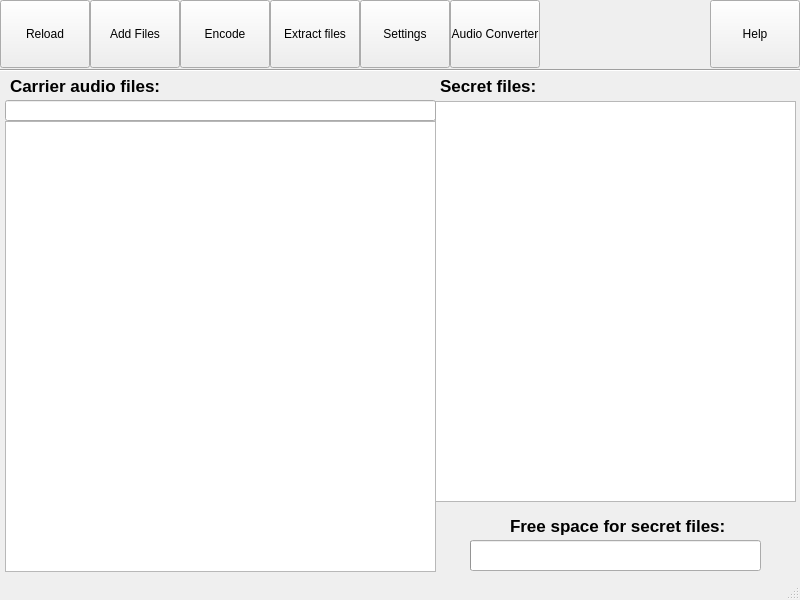
<?xml version="1.0" encoding="UTF-8"?>
<ui version="4.0">
 <class>MainWindow</class>
 <widget class="QMainWindow" name="MainWindow">
  <property name="geometry">
   <rect>
    <x>0</x>
    <y>0</y>
    <width>800</width>
    <height>600</height>
   </rect>
  </property>
  <property name="windowTitle">
   <string>Steghide-GUI</string>
  </property>
  <widget class="QWidget" name="centralWidget">
   <widget class="QToolButton" name="ReloadButton">
    <property name="geometry">
     <rect>
      <x>0</x>
      <y>0</y>
      <width>90</width>
      <height>68</height>
     </rect>
    </property>
    <property name="text">
     <string>Reload</string>
    </property>
    <property name="icon">
     <iconset resource="imageresources.qrc">
      <normaloff>:/resources/images/reload.png</normaloff>:/resources/images/reload.png</iconset>
    </property>
    <property name="iconSize">
     <size>
      <width>100</width>
      <height>40</height>
     </size>
    </property>
    <property name="toolButtonStyle">
     <enum>Qt::ToolButtonTextUnderIcon</enum>
    </property>
   </widget>
   <widget class="QToolButton" name="AddFilesButton">
    <property name="geometry">
     <rect>
      <x>90</x>
      <y>0</y>
      <width>90</width>
      <height>68</height>
     </rect>
    </property>
    <property name="text">
     <string>Add Files</string>
    </property>
    <property name="icon">
     <iconset resource="imageresources.qrc">
      <normaloff>:/resources/images/add.png</normaloff>:/resources/images/add.png</iconset>
    </property>
    <property name="iconSize">
     <size>
      <width>100</width>
      <height>40</height>
     </size>
    </property>
    <property name="toolButtonStyle">
     <enum>Qt::ToolButtonTextUnderIcon</enum>
    </property>
   </widget>
   <widget class="QToolButton" name="EncodeButton">
    <property name="geometry">
     <rect>
      <x>180</x>
      <y>0</y>
      <width>90</width>
      <height>68</height>
     </rect>
    </property>
    <property name="text">
     <string>Encode</string>
    </property>
    <property name="icon">
     <iconset resource="imageresources.qrc">
      <normaloff>:/resources/images/encode.png</normaloff>:/resources/images/encode.png</iconset>
    </property>
    <property name="iconSize">
     <size>
      <width>100</width>
      <height>40</height>
     </size>
    </property>
    <property name="toolButtonStyle">
     <enum>Qt::ToolButtonTextUnderIcon</enum>
    </property>
   </widget>
   <widget class="QToolButton" name="ExtractButton">
    <property name="geometry">
     <rect>
      <x>270</x>
      <y>0</y>
      <width>90</width>
      <height>68</height>
     </rect>
    </property>
    <property name="text">
     <string>Extract files</string>
    </property>
    <property name="icon">
     <iconset resource="imageresources.qrc">
      <normaloff>:/resources/images/extract.png</normaloff>:/resources/images/extract.png</iconset>
    </property>
    <property name="iconSize">
     <size>
      <width>100</width>
      <height>40</height>
     </size>
    </property>
    <property name="toolButtonStyle">
     <enum>Qt::ToolButtonTextUnderIcon</enum>
    </property>
   </widget>
   <widget class="QTreeView" name="FilesAndFoldersTreeView">
    <property name="geometry">
     <rect>
      <x>5</x>
      <y>121</y>
      <width>431</width>
      <height>451</height>
     </rect>
    </property>
   </widget>
   <widget class="QTableView" name="FileTableView">
    <property name="geometry">
     <rect>
      <x>435</x>
      <y>101</y>
      <width>361</width>
      <height>401</height>
     </rect>
    </property>
    <property name="sizePolicy">
     <sizepolicy hsizetype="Fixed" vsizetype="Fixed">
      <horstretch>0</horstretch>
      <verstretch>0</verstretch>
     </sizepolicy>
    </property>
    <property name="editTriggers">
     <set>QAbstractItemView::NoEditTriggers</set>
    </property>
    <attribute name="horizontalHeaderCascadingSectionResizes">
     <bool>true</bool>
    </attribute>
    <attribute name="horizontalHeaderDefaultSectionSize">
     <number>170</number>
    </attribute>
    <attribute name="horizontalHeaderShowSortIndicator" stdset="0">
     <bool>false</bool>
    </attribute>
   </widget>
   <widget class="QToolButton" name="SettingsButton">
    <property name="geometry">
     <rect>
      <x>360</x>
      <y>0</y>
      <width>90</width>
      <height>68</height>
     </rect>
    </property>
    <property name="text">
     <string>Settings</string>
    </property>
    <property name="icon">
     <iconset resource="imageresources.qrc">
      <normaloff>:/resources/images/settings.png</normaloff>:/resources/images/settings.png</iconset>
    </property>
    <property name="iconSize">
     <size>
      <width>100</width>
      <height>40</height>
     </size>
    </property>
    <property name="toolButtonStyle">
     <enum>Qt::ToolButtonTextUnderIcon</enum>
    </property>
   </widget>
   <widget class="QToolButton" name="ConverButton">
    <property name="geometry">
     <rect>
      <x>450</x>
      <y>0</y>
      <width>90</width>
      <height>68</height>
     </rect>
    </property>
    <property name="font">
     <font>
      <pointsize>9</pointsize>
     </font>
    </property>
    <property name="text">
     <string>Audio Converter</string>
    </property>
    <property name="icon">
     <iconset resource="imageresources.qrc">
      <normaloff>:/resources/images/convert.png</normaloff>:/resources/images/convert.png</iconset>
    </property>
    <property name="iconSize">
     <size>
      <width>100</width>
      <height>40</height>
     </size>
    </property>
    <property name="toolButtonStyle">
     <enum>Qt::ToolButtonTextUnderIcon</enum>
    </property>
   </widget>
   <widget class="QToolButton" name="HelpButton">
    <property name="geometry">
     <rect>
      <x>710</x>
      <y>0</y>
      <width>90</width>
      <height>68</height>
     </rect>
    </property>
    <property name="text">
     <string>Help</string>
    </property>
    <property name="icon">
     <iconset resource="imageresources.qrc">
      <normaloff>:/resources/images/help.png</normaloff>:/resources/images/help.png</iconset>
    </property>
    <property name="iconSize">
     <size>
      <width>100</width>
      <height>40</height>
     </size>
    </property>
    <property name="toolButtonStyle">
     <enum>Qt::ToolButtonTextUnderIcon</enum>
    </property>
   </widget>
   <widget class="QProgressBar" name="FreeSpaceProgressBar">
    <property name="geometry">
     <rect>
      <x>470</x>
      <y>540</y>
      <width>291</width>
      <height>31</height>
     </rect>
    </property>
    <property name="minimum">
     <number>0</number>
    </property>
    <property name="maximum">
     <number>100</number>
    </property>
    <property name="value">
     <number>0</number>
    </property>
    <property name="textVisible">
     <bool>false</bool>
    </property>
   </widget>
   <widget class="QLabel" name="label_2">
    <property name="geometry">
     <rect>
      <x>510</x>
      <y>510</y>
      <width>221</width>
      <height>31</height>
     </rect>
    </property>
    <property name="font">
     <font>
      <pointsize>13</pointsize>
      <weight>75</weight>
      <bold>true</bold>
     </font>
    </property>
    <property name="text">
     <string>Free space for secret files:</string>
    </property>
   </widget>
   <widget class="QLabel" name="label_0">
    <property name="geometry">
     <rect>
      <x>10</x>
      <y>70</y>
      <width>221</width>
      <height>31</height>
     </rect>
    </property>
    <property name="font">
     <font>
      <pointsize>13</pointsize>
      <weight>75</weight>
      <bold>true</bold>
     </font>
    </property>
    <property name="text">
     <string>Carrier audio files:</string>
    </property>
   </widget>
   <widget class="QLabel" name="label_1">
    <property name="geometry">
     <rect>
      <x>440</x>
      <y>70</y>
      <width>221</width>
      <height>31</height>
     </rect>
    </property>
    <property name="font">
     <font>
      <pointsize>13</pointsize>
      <weight>75</weight>
      <bold>true</bold>
     </font>
    </property>
    <property name="text">
     <string>Secret files:</string>
    </property>
   </widget>
   <widget class="Line" name="line">
    <property name="geometry">
     <rect>
      <x>0</x>
      <y>60</y>
      <width>800</width>
      <height>20</height>
     </rect>
    </property>
    <property name="orientation">
     <enum>Qt::Horizontal</enum>
    </property>
   </widget>
   <widget class="QLineEdit" name="FilesAndFolders_MainPath">
    <property name="geometry">
     <rect>
      <x>5</x>
      <y>100</y>
      <width>431</width>
      <height>21</height>
     </rect>
    </property>
    <property name="text">
     <string/>
    </property>
   </widget>
  </widget>
  <widget class="QStatusBar" name="statusBar"/>
 </widget>
 <layoutdefault spacing="6" margin="11"/>
 <resources>
  <include location="imageresources.qrc"/>
 </resources>
 <connections/>
</ui>
